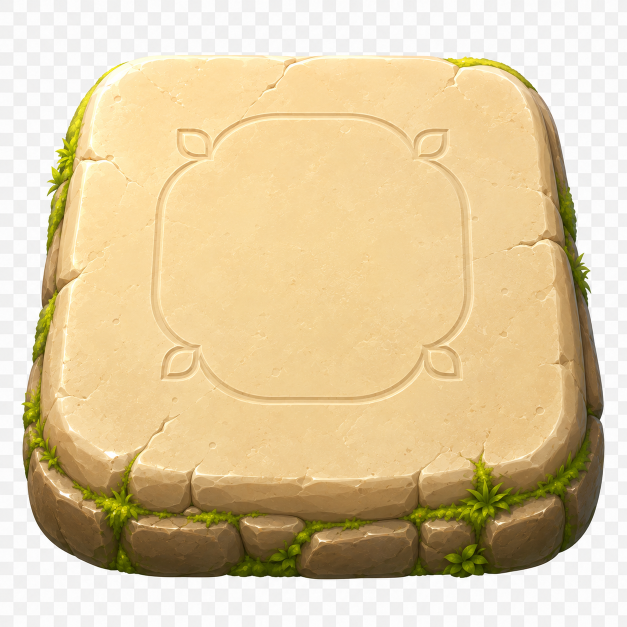
#> input picture assets/empty_tile.png, 1254 x 1254 px (shown at 1/2 size)
$ python -i process_characters.py   (imports and definitions only)
#> lines starting #> are read from the running program, lines starting #| are printed output that depends on the picture; after the words box and inside, x2 and y2 are one past the last pixel; in counts of white or black regions, pixels touching at a corner belong together
"""
캐릭터 PNG 배경 제거 → public/assets/characters/ 에 덮어쓰기

- RGB (흰 배경): 코너 flood-fill (remove_white_bg.py 와 동일 방식)
- RGBA (체크무늬/밝은 배경): remove_checkerboard (crop=False, 치수 유지)

실행: python scripts/process_characters.py
"""

from __future__ import annotations

from pathlib import Path

import numpy as np
from PIL import Image, ImageDraw
from scipy.ndimage import binary_closing, binary_dilation, binary_fill_holes

from remove_checkerboard import remove_checkerboard

ROOT = Path(__file__).resolve().parent.parent
CHAR_DIR = ROOT / "public" / "assets" / "characters"

SENTINEL = (255, 0, 255)
FLOOD_THRESH = 95

# 밝은 날개가 flood/checkerboard에 같이 지워지는 캐릭터
FAIRY_CHARACTERS = frozenset({"character-fairy-01.png"})


def remove_white_flood(im: Image.Image, *, thresh: int = FLOOD_THRESH) -> Image.Image:
    rgb = im.convert("RGB")
    w, h = rgb.size
    for seed in ((0, 0), (w - 1, 0), (0, h - 1), (w - 1, h - 1)):
        ImageDraw.floodfill(rgb, seed, SENTINEL, thresh=thresh)

    rgba = rgb.convert("RGBA")
    pixels = list(rgba.getdata())
    out = [
        (0, 0, 0, 0) if (r, g, b) == SENTINEL else (r, g, b, 255)
        for r, g, b, _ in pixels
    ]
    rgba.putdata(out)
    return rgba


# [17 lines left out: function remove_character_envelope, not called in this run]


def remove_fairy_character(im: Image.Image) -> Image.Image:
    """밝은 크림색 날개가 배경과 비슷해 flood/checkerboard에 지워지는 요정용."""
    rgb = im.convert("RGB")
    arr_rgb = np.array(rgb)
    max_c = arr_rgb.max(axis=2).astype(np.float32)
    min_c = arr_rgb.min(axis=2).astype(np.float32)
    sat = (max_c - min_c) / (max_c + 1.0)

    flooded = remove_white_flood(rgb, thresh=FLOOD_THRESH)
    core = np.array(flooded)[:, :, 3] > 127

    mask = binary_dilation(core, iterations=35)
    mask = binary_fill_holes(mask)

    h, _ = mask.shape
    upper = np.zeros((h, mask.shape[1]), dtype=bool)
    upper[: int(h * 0.72), :] = True
    light_wing = upper & mask & (max_c > 195) & (max_c < 253) & (sat < 0.14)
    final = binary_fill_holes(mask | light_wing)

    alpha = np.where(final, 255, 0).astype(np.uint8)
    return Image.fromarray(np.dstack([arr_rgb, alpha]), mode="RGBA")


# [31 lines left out: functions process_character, main, not called in this run]


# [2 lines not run here, left out]

>>> from PIL import Image
>>> picture = Image.open('../assets/empty_tile.png')
#> picture is the input picture: PIL image 1254x1254 RGB; mean R, G, B 222.1, 202, 161.9
>>> result = remove_fairy_character(picture)
#> in remove_fairy_character, `max_c = arr_rgb.max(axis=2).astype(np.float32)`:
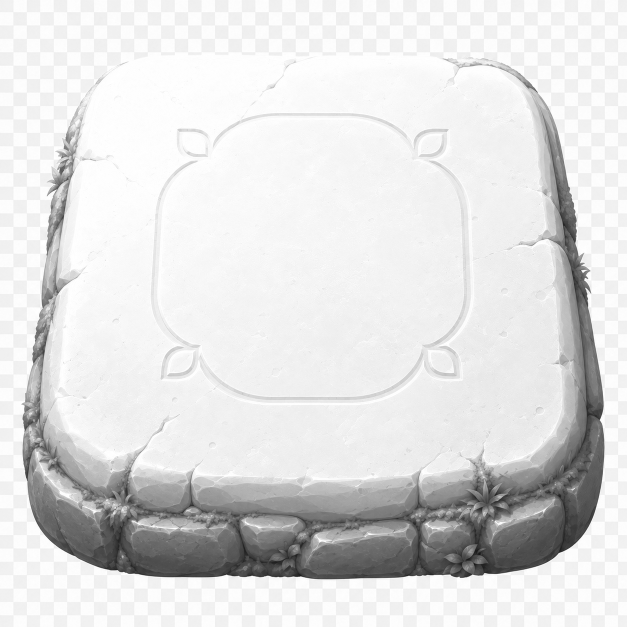
#> max_c: shape (1254, 1254) float32 (shown at 1/2 size); min 14, max 255, mean 222.3
#> in remove_fairy_character, `min_c = arr_rgb.min(axis=2).astype(np.float32)`:
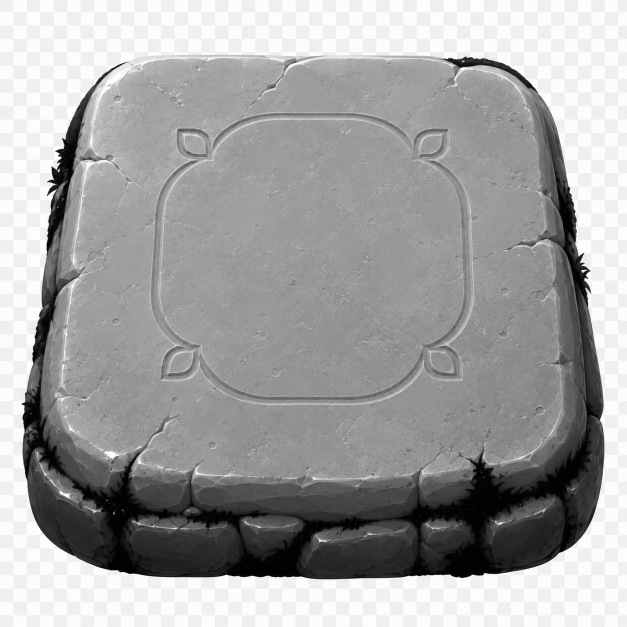
#> min_c: shape (1254, 1254) float32 (shown at 1/2 size); min 0, max 255, mean 161.9
#> in remove_fairy_character, `sat = (max_c - min_c) / (max_c + 1.0)`:
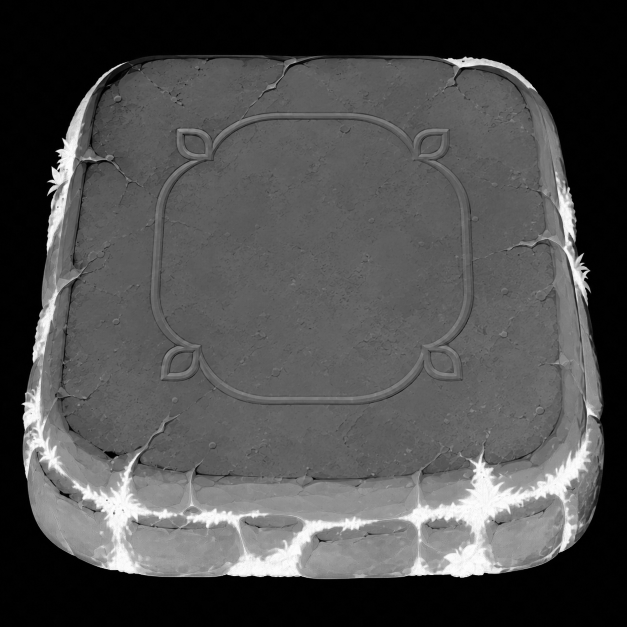
#> sat: shape (1254, 1254) float32 (shown at 1/2 size); min 0, max 0.996, mean 0.306
#> after the loop in remove_white_flood, `for seed in ((0, 0), (w - 1, 0), (0, h - 1), (w - 1, h - 1)):`:
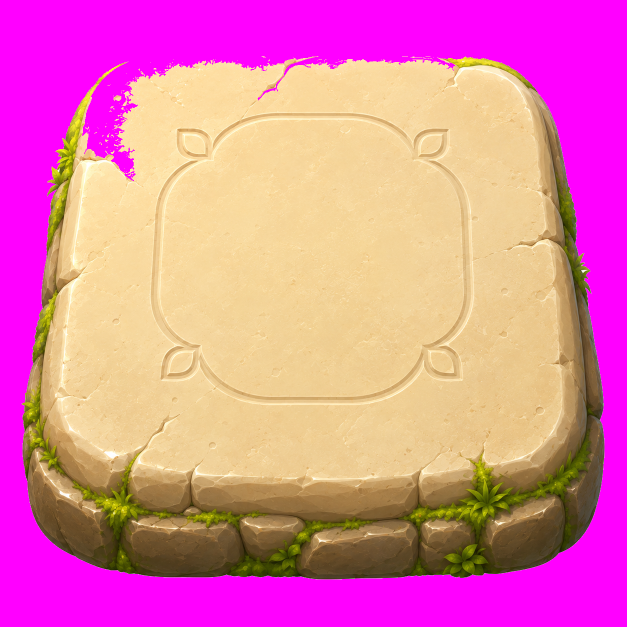
#> rgb: PIL image 1254x1254 RGB (shown at 1/2 size); mean R, G, B 224.8, 124.5, 165.7
#> in remove_white_flood, `pixels = list(rgba.getdata())`: pixels = 1572516 items
#> in remove_fairy_character, `core = np.array(flooded)[:, :, 3] > 127`:
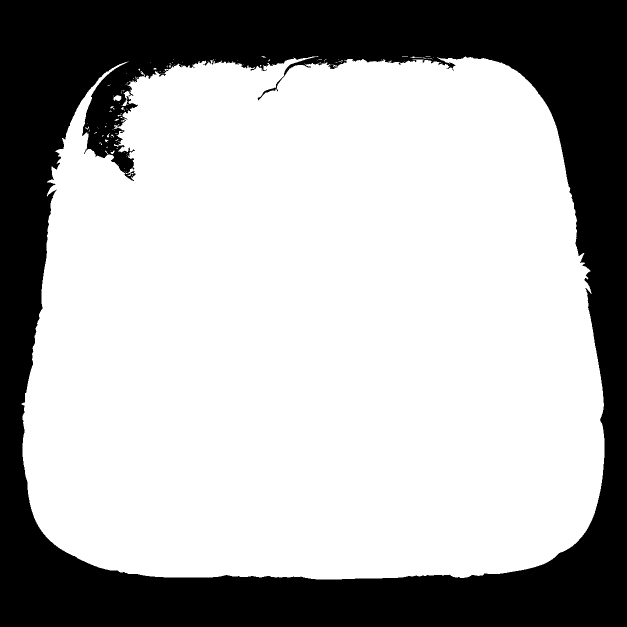
#> core: shape (1254, 1254) bool (shown at 1/2 size); 68.4% white; 1 black region, box (x1, y1, x2, y2) and area: (0, 0, 1254, 1254) 496616
#> in remove_fairy_character, `mask = binary_dilation(core, iterations=35)`:
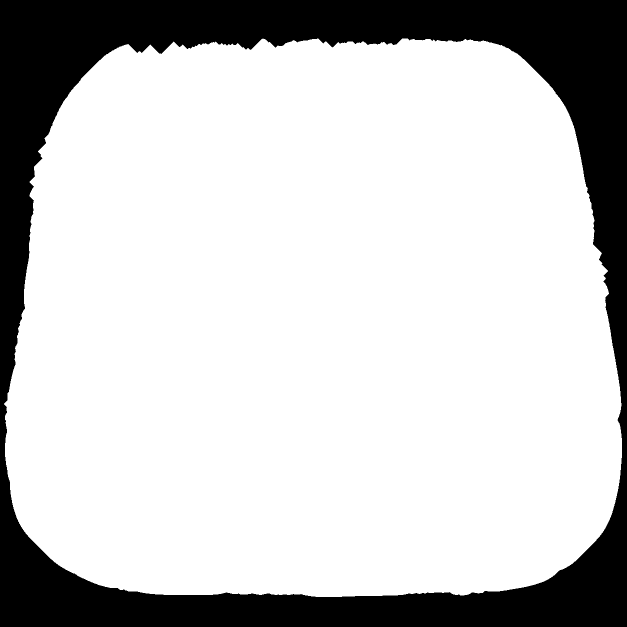
#> mask: shape (1254, 1254) bool (shown at 1/2 size); 78.1% white; 1 black region, box (x1, y1, x2, y2) and area: (0, 0, 1254, 1254) 344224
#> in remove_fairy_character, `light_wing = upper & mask & (max_c > 195) & (max_c < 253) & (sat < 0.14)`:
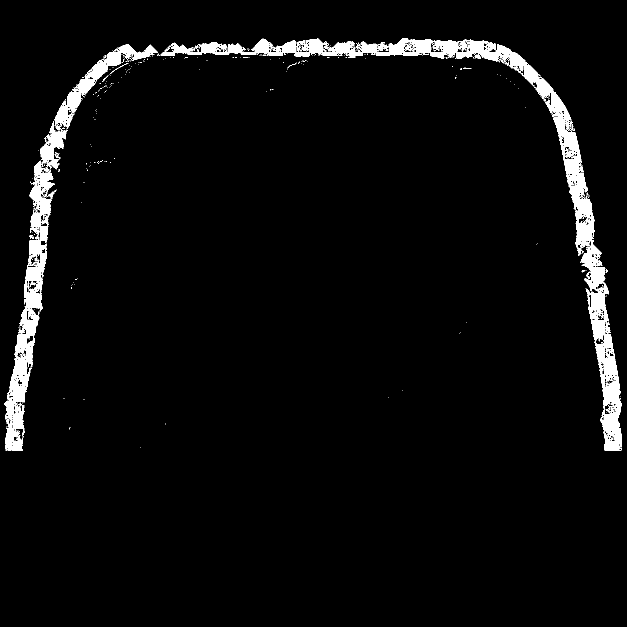
#> light_wing: shape (1254, 1254) bool (shown at 1/2 size); 3.8% white; 435 white regions (405 under 20 px), largest, box (x1, y1, x2, y2) and area: (321, 77, 1244, 902) 34975, (8, 321, 113, 902) 15237, (109, 88, 316, 264) 5467
